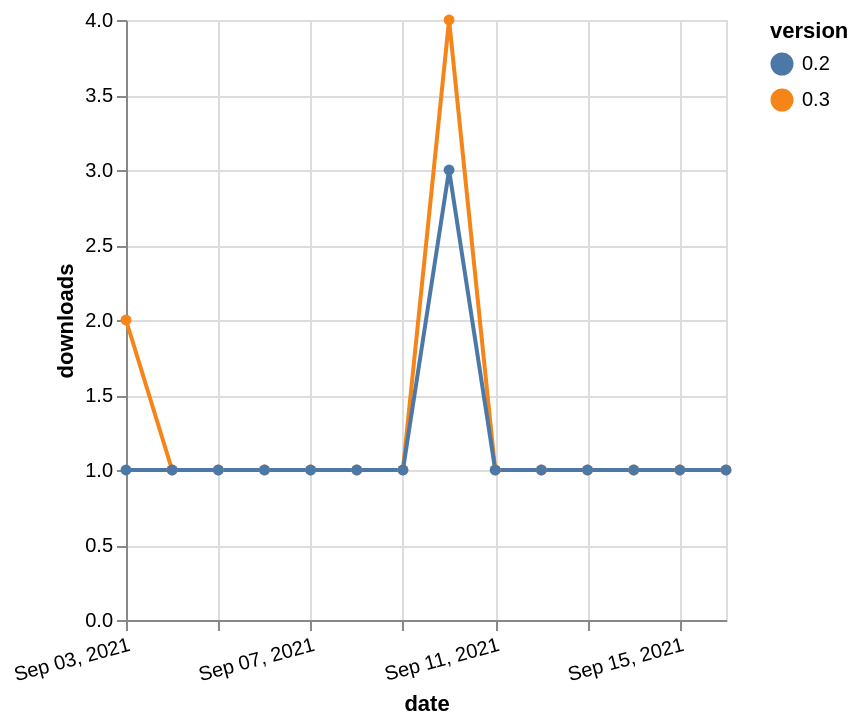

Vega-Lite specification stored for this chart:
### Vega-Lite specification from a JSON file in a GitHub repository (floating-point values rounded to 4 significant figures)
{"$schema": "https://vega.github.io/schema/vega-lite/v5.json", "description": "A simple bar chart with embedded data.", "data": {"values": [{"date": "2021-09-03", "total": 21, "delta": 2, "version": "0.3"}, {"date": "2021-09-04", "total": 22, "delta": 1, "version": "0.3"}, {"date": "2021-09-05", "total": 23, "delta": 1, "version": "0.3"}, {"date": "2021-09-06", "total": 24, "delta": 1, "version": "0.3"}, {"date": "2021-09-07", "total": 25, "delta": 1, "version": "0.3"}, {"date": "2021-09-08", "total": 26, "delta": 1, "version": "0.3"}, {"date": "2021-09-09", "total": 27, "delta": 1, "version": "0.3"}, {"date": "2021-09-10", "total": 31, "delta": 4, "version": "0.3"}, {"date": "2021-09-11", "total": 32, "delta": 1, "version": "0.3"}, {"date": "2021-09-12", "total": 33, "delta": 1, "version": "0.3"}, {"date": "2021-09-13", "total": 34, "delta": 1, "version": "0.3"}, {"date": "2021-09-14", "total": 35, "delta": 1, "version": "0.3"}, {"date": "2021-09-15", "total": 36, "delta": 1, "version": "0.3"}, {"date": "2021-09-16", "total": 37, "delta": 1, "version": "0.3"}, {"date": "2021-09-03", "total": 173, "delta": 1, "version": "0.2"}, {"date": "2021-09-04", "total": 174, "delta": 1, "version": "0.2"}, {"date": "2021-09-05", "total": 175, "delta": 1, "version": "0.2"}, {"date": "2021-09-06", "total": 176, "delta": 1, "version": "0.2"}, {"date": "2021-09-07", "total": 177, "delta": 1, "version": "0.2"}, {"date": "2021-09-08", "total": 178, "delta": 1, "version": "0.2"}, {"date": "2021-09-09", "total": 179, "delta": 1, "version": "0.2"}, {"date": "2021-09-10", "total": 182, "delta": 3, "version": "0.2"}, {"date": "2021-09-11", "total": 183, "delta": 1, "version": "0.2"}, {"date": "2021-09-12", "total": 184, "delta": 1, "version": "0.2"}, {"date": "2021-09-13", "total": 185, "delta": 1, "version": "0.2"}, {"date": "2021-09-14", "total": 186, "delta": 1, "version": "0.2"}, {"date": "2021-09-15", "total": 187, "delta": 1, "version": "0.2"}, {"date": "2021-09-16", "total": 188, "delta": 1, "version": "0.2"}]}, "width": "container", "mark": {"type": "line", "point": {"filled": true}}, "encoding": {"x": {"field": "date", "type": "temporal", "timeUnit": "yearmonthdate", "title": "date", "axis": {"labelAngle": -15}}, "y": {"field": "delta", "type": "quantitative", "title": "downloads"}, "color": {"field": "version", "type": "nominal"}, "tooltip": {"field": "delta"}}}
